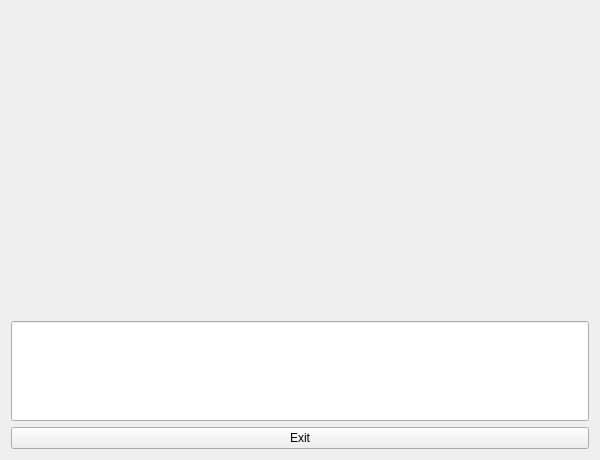
<?xml version="1.0" encoding="UTF-8"?>
<ui version="4.0">
 <class>Form</class>
 <widget class="QWidget" name="Form">
  <property name="geometry">
   <rect>
    <x>0</x>
    <y>0</y>
    <width>600</width>
    <height>460</height>
   </rect>
  </property>
  <property name="windowTitle">
   <string>Form</string>
  </property>
  <property name="windowIcon">
   <iconset theme="22"/>
  </property>
  <layout class="QVBoxLayout" name="verticalLayout_2">
   <item>
    <layout class="QVBoxLayout" name="verticalLayout">
     <item>
      <widget class="QLabel" name="Image">
       <property name="text">
        <string/>
       </property>
      </widget>
     </item>
     <item>
      <widget class="QLineEdit" name="lineEdit">
       <property name="minimumSize">
        <size>
         <width>0</width>
         <height>100</height>
        </size>
       </property>
      </widget>
     </item>
     <item>
      <widget class="QPushButton" name="exitbtn">
       <property name="text">
        <string>Exit</string>
       </property>
      </widget>
     </item>
    </layout>
   </item>
  </layout>
 </widget>
 <resources/>
 <connections/>
</ui>
